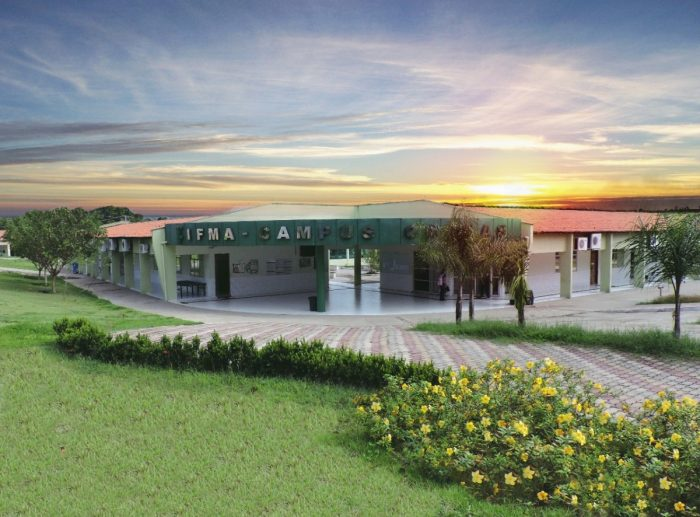
#> input picture aula9/ifma-caxias.jpg, 700 x 517 px, found by its file name
$ python ex1.py
#> lines starting #> are read from the running program, lines starting #| are printed output that depends on the picture
# coding=utf-8
import cv2
import numpy as np
from matplotlib import pyplot as plt

img = cv2.imread('aula9/ifma-caxias.jpg',0)
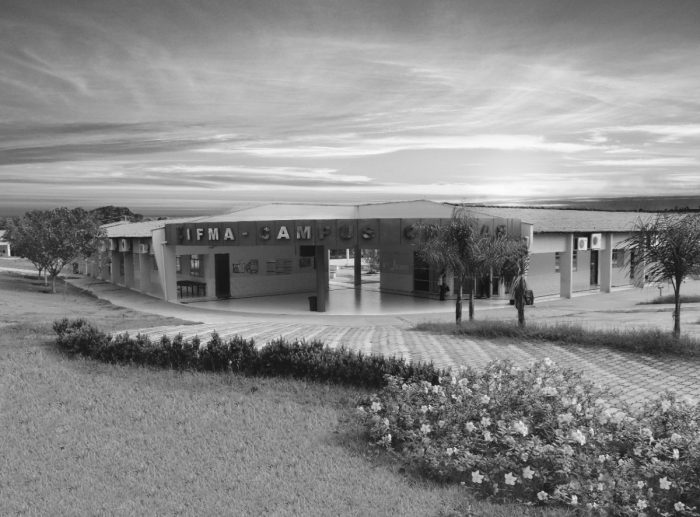
#> img: shape (517, 700); min 14, max 252, mean 137.8

dft = np.fft.fft2(img)
dft_shift = np.fft.fftshift(dft)
magnitude_spectrum = 20*np.log(np.abs(dft_shift))
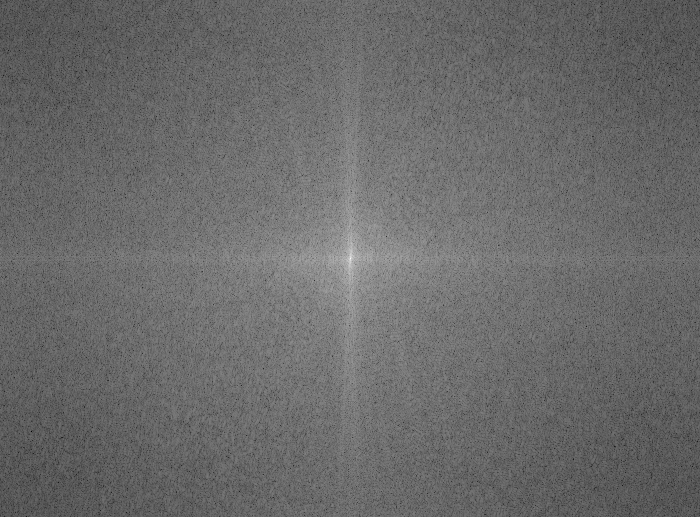
#> magnitude_spectrum: shape (517, 700) float64; min 28.65, max 354.5, mean 164.6; drawn with min black and max white

(fig, ax) = plt.subplots(1, 2, )
ax[0].imshow(img, cmap="gray")
ax[0].set_title("Imagem")
ax[0].set_xticks([])
ax[0].set_yticks([])

ax[1].imshow(magnitude_spectrum, cmap="gray")
ax[1].set_title("Espectro")
ax[1].set_xticks([])
ax[1].set_yticks([])

plt.show()
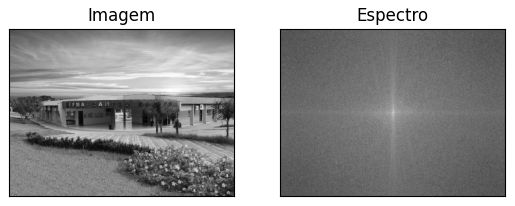
#> figure drawn by matplotlib, 2 panels
